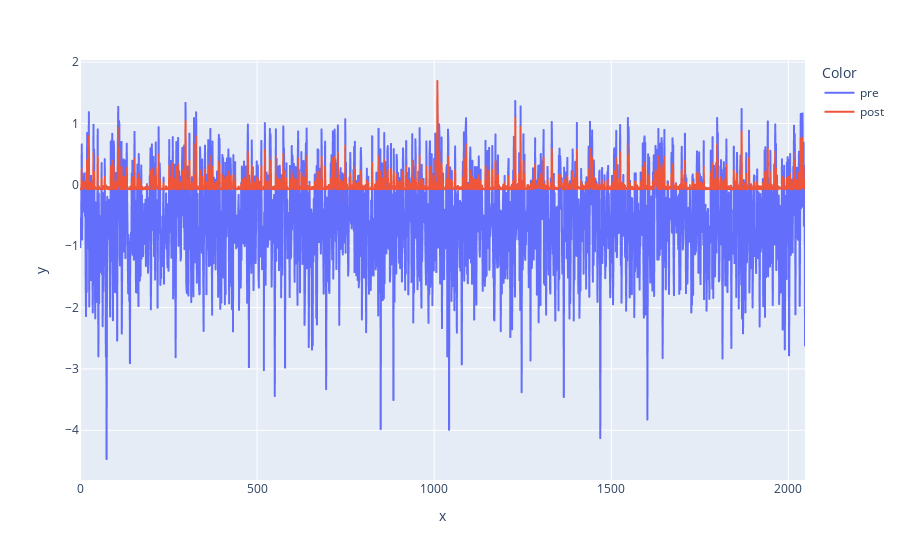
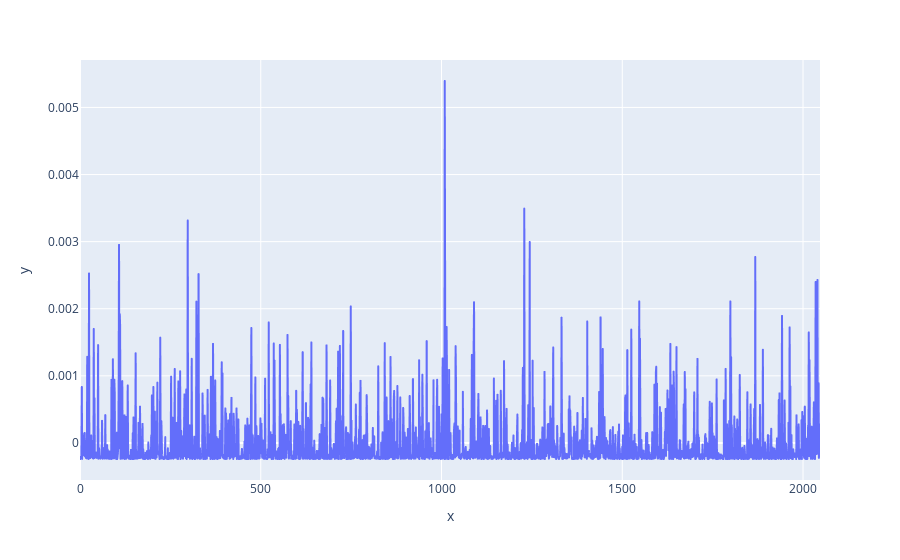

Source (notebook cell) for these figures, in order:
### Code cell
line([cache["pre", 0][max_pos], cache["post", 0][max_pos]], line_labels=["pre", "post"])

line(cache["mid", 0][max_pos])

### Figure 1 — Plotly figure (JSON) as saved in the notebook; plotly's stock layout.template omitted (floating-point values rounded to 4 significant figures; data arrays with more than 128 entries replaced by an {"elided": "..."} marker saying what was removed)
{"data": [{"hovertemplate": "Color=pre<br>x=%{x}<br>y=%{y}<extra></extra>", "legendgroup": "0", "line": {"color": "#636efa", "dash": "solid"}, "marker": {"symbol": "circle"}, "mode": "lines", "name": "pre", "showlegend": true, "type": "scattergl", "x": {"elided": "2048 int values"}, "xaxis": "x", "y": {"elided": "2048 float values"}, "yaxis": "y"}, {"hovertemplate": "Color=post<br>x=%{x}<br>y=%{y}<extra></extra>", "legendgroup": "1", "line": {"color": "#EF553B", "dash": "solid"}, "marker": {"symbol": "circle"}, "mode": "lines", "name": "post", "showlegend": true, "type": "scattergl", "x": {"elided": "2048 int values"}, "xaxis": "x", "y": {"elided": "2048 float values"}, "yaxis": "y"}], "layout": {"legend": {"title": {"text": "Color"}, "tracegroupgap": 0}, "margin": {"t": 60}, "xaxis": {"anchor": "y", "domain": [0, 1], "title": {"text": "x"}}, "yaxis": {"anchor": "x", "domain": [0, 1], "title": {"text": "y"}}}}

### Figure 2 — Plotly figure (JSON) as saved in the notebook; plotly's stock layout.template omitted (floating-point values rounded to 4 significant figures; data arrays with more than 128 entries replaced by an {"elided": "..."} marker saying what was removed)
{"data": [{"hovertemplate": "x=%{x}<br>y=%{y}<extra></extra>", "legendgroup": "", "line": {"color": "#636efa", "dash": "solid"}, "marker": {"symbol": "circle"}, "mode": "lines", "name": "", "showlegend": false, "type": "scattergl", "x": {"elided": "2048 int values"}, "xaxis": "x", "y": {"elided": "2048 float values"}, "yaxis": "y"}], "layout": {"legend": {"tracegroupgap": 0}, "margin": {"t": 60}, "xaxis": {"anchor": "y", "domain": [0, 1], "title": {"text": "x"}}, "yaxis": {"anchor": "x", "domain": [0, 1], "title": {"text": "y"}}}}
